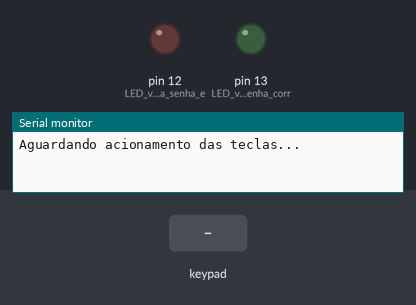
A sketch run on a simulated Arduino Uno, built with avr-gcc and run on an emulated ATmega328P. Parts: output pins drawn as LEDs (lit = HIGH), the last lines printed to the serial monitor. Wiring (inferred from the signals the program sends): 4×4 keypad with keys 1 2 3 A 4 5 6 B 7 8 9 C * 0 # D: rows pin 3, pin 4, pin 5, pin 6; columns pin 8, pin 9, pin 10, pin 11. The test bench sets the inputs (shaded band). Pins used as bus, display or sensor lines are not drawn.

Above: at 1.2 s.
1.3 s: keypad keys 1 2 3 pressed 0.4 s apart
At 3.9 s:
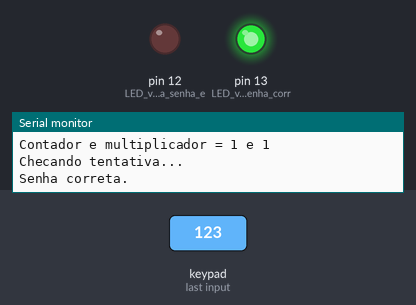
5.5 s: keypad keys 1 3 9 pressed 0.4 s apart
At 8.3 s:
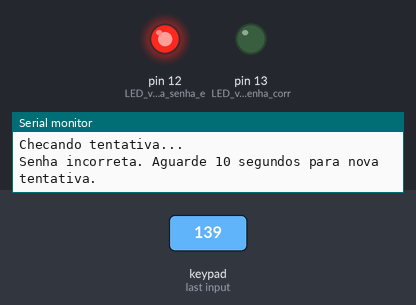
Timing chart, 0 to 18.6 s (numbered marks = the images above; inputs shaded):
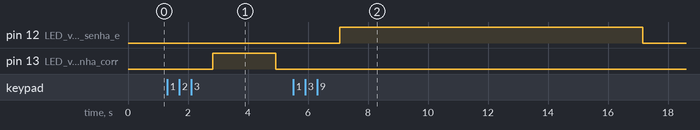

Measured:
- after the input at 1.3 s, pin 13 (LED_verde_para_senha_corr): LOW → HIGH after 1.5 s, → LOW 2.1 s later
- after the input at 5.5 s, pin 12 (LED_vermelho_para_senha_e): LOW → HIGH after 1.6 s, → LOW 10.1 s later

The sketch:

SenhaTecladoBaseFUNCIONANDO.ino
```cpp
#include <math.h>
#define TAM_MAXIMO_DA_SENHA 3

char letrasTeclado[4][4] = {{'1', '2', '3', 'A'}, {'4', '5', '6', 'B'}, {'7', '8', '9', 'C'}, {'*', '0', '#', 'D'}};
int password = 123;
int tentativa = 0;
int contador = TAM_MAXIMO_DA_SENHA + 1;
int multiplicador = 1;
void configuradoPortasParaTeclado(){
  //Pinos ligados aos pinos 1, 2, 3 e 4 do teclado - Linhas
  pinMode(3, OUTPUT);
  pinMode(4, OUTPUT);
  pinMode(5, OUTPUT);
  pinMode(6, OUTPUT);

  //Pinos ligados aos pinos 5, 6, 7 e 8 do teclado - Colunas
  pinMode(8, INPUT);
  pinMode(9, INPUT);
  pinMode(10, INPUT);
  pinMode(11, INPUT);
}

char imprimeTecla(int x, int y){
  Serial.println(letrasTeclado[x][y]);
  delay(10);
  return letrasTeclado[x][y];
}

char acionamentoDeTecla(bool *acionamentoConfirmado){
  for (int ti = 3; ti<7; ti++)
    {
      //Alterna o estado dos pinos das linhas
      digitalWrite(3, LOW);
      digitalWrite(4, LOW);
      digitalWrite(5, LOW);
      digitalWrite(6, LOW);
      digitalWrite(ti, HIGH);
      //Verifica se alguma tecla da coluna 1 foi pressionada
      if (digitalRead(8) == HIGH)
      {
        *acionamentoConfirmado = HIGH;
        return imprimeTecla(ti-3, 0);
        while(digitalRead(8) == HIGH){}
      }

      //Verifica se alguma tecla da coluna 2 foi pressionada
      if (digitalRead(9) == HIGH)
      {
        *acionamentoConfirmado = HIGH;
        return imprimeTecla(ti-3, 1);
        while(digitalRead(9) == HIGH){};
      }

      //Verifica se alguma tecla da coluna 3 foi pressionada
      if (digitalRead(10) == HIGH)
      {
        *acionamentoConfirmado = HIGH;
        return imprimeTecla(ti-3, 2);
        while(digitalRead(10) == HIGH){}
      }

      //Verifica se alguma tecla da coluna 4 foi pressionada
      if (digitalRead(11) == HIGH)
      {
        *acionamentoConfirmado = HIGH;
        return imprimeTecla(ti-3, 3);
        while(digitalRead(11) == HIGH){}
      }
   }
}

int converterCaracterParaNumero(char teclaPressionada){
  if(teclaPressionada == '1'){
    return 1;
  }

  if(teclaPressionada == '2'){
    return 2;
  }

  if(teclaPressionada == '3'){
    return 3;
  }

  if(teclaPressionada == '4'){
    return 4;
  }

  if(teclaPressionada == '5'){
    return 5;
  }

  if(teclaPressionada == '6'){
    return 6;
  }

  if(teclaPressionada == '7'){
    return 7;
  }

  if(teclaPressionada == '8'){
    return 8;
  }

  if(teclaPressionada == '9'){
    return 9;
  }

  if(teclaPressionada == '0'){
    return 0;
  }

  if(teclaPressionada == '*' || teclaPressionada == '#'){
    return -1;
  }

  if(teclaPressionada == 'A' || teclaPressionada == 'B' || teclaPressionada == 'C' || teclaPressionada == 'D'){
    return -1;
  }
}

int valorNumericoDasTeclas(bool *acionamentoConfirmado){
  return converterCaracterParaNumero(acionamentoDeTecla(&(*acionamentoConfirmado)));
}

void setup()
{
  configuradoPortasParaTeclado();

  pinMode(2, INPUT); // botao para resetar senha
  pinMode(12, OUTPUT); // LED vermelho para senha errada
  pinMode(13, OUTPUT); // LED verde para senha correta

  Serial.begin(9600);
  Serial.println("Aguardando acionamento das teclas...");
  Serial.println();

}

void loop()
{
   bool teclaPressionada = LOW;
   int tecla = valorNumericoDasTeclas(&teclaPressionada); // leitura do numero pressinado
   digitalWrite(13, LOW);
   digitalWrite(12, LOW);
   /*
   if(tecla == -1){// se a tecla não for numérica
    contador = TAM_MAXIMO_DA_SENHA;
    //multiplicador = 10^(contador - 1);
    multiplicador = 1;
    //for (int i = contador - 1;i >= 1; i--){
     // multiplicador *= 10;
    //}
    tentativa = 0;
    tecla = 0;
   }
*/
  if(tecla != -1){
   if(teclaPressionada){
    Serial.print("tecla = ");
    Serial.println(tecla);
    Serial.print("Tecla Pressionada. Tentativa = ");
    Serial.println(tentativa);
    contador--;
    multiplicador = 1;
    Serial.print("multiplicador = ");
    for (int i = contador - 1; i >= 1; i--)
    {
      multiplicador = multiplicador*10;
      Serial.print(multiplicador);
      Serial.print(" --> ");
    }
    Serial.println();
    //multiplicador = 10^(contador - 1);
    tentativa += tecla*multiplicador;
    Serial.print("tentiva depois = ");
    Serial.println(tentativa);
    Serial.print("Contador e multiplicador = ");
    Serial.print(contador);
    Serial.print(" e ");
    Serial.println(multiplicador);
    delay(100);
   }

   if(contador == 1){
    Serial.println("Checando tentativa...");
    delay(500);
    if(tentativa == password){
      Serial.println("Senha correta.");
      digitalWrite(13,  HIGH);
      digitalWrite(12, LOW);
      delay(2000);
      contador = TAM_MAXIMO_DA_SENHA + 1;
      //multiplicador = 10^(contador - 1);
      multiplicador = 1;
      for(int i = contador - 1;i >= 1; i--){
      multiplicador *= 10;
      }
      tentativa = 0;
    }
    else{
      Serial.println("Senha incorreta. Aguarde 10 segundos para nova tentativa.");
      digitalWrite(13,  LOW);
      digitalWrite(12, HIGH);
      delay(10000);
      contador = TAM_MAXIMO_DA_SENHA + 1;
      multiplicador = 1;
      for(int i = contador - 1;i <= 1; i--){
      multiplicador *= 10;
      }
      //multiplicador = 10^(contador - 1);
      tentativa = 0;
    }
   }
  }
   delay(100);
}
```
